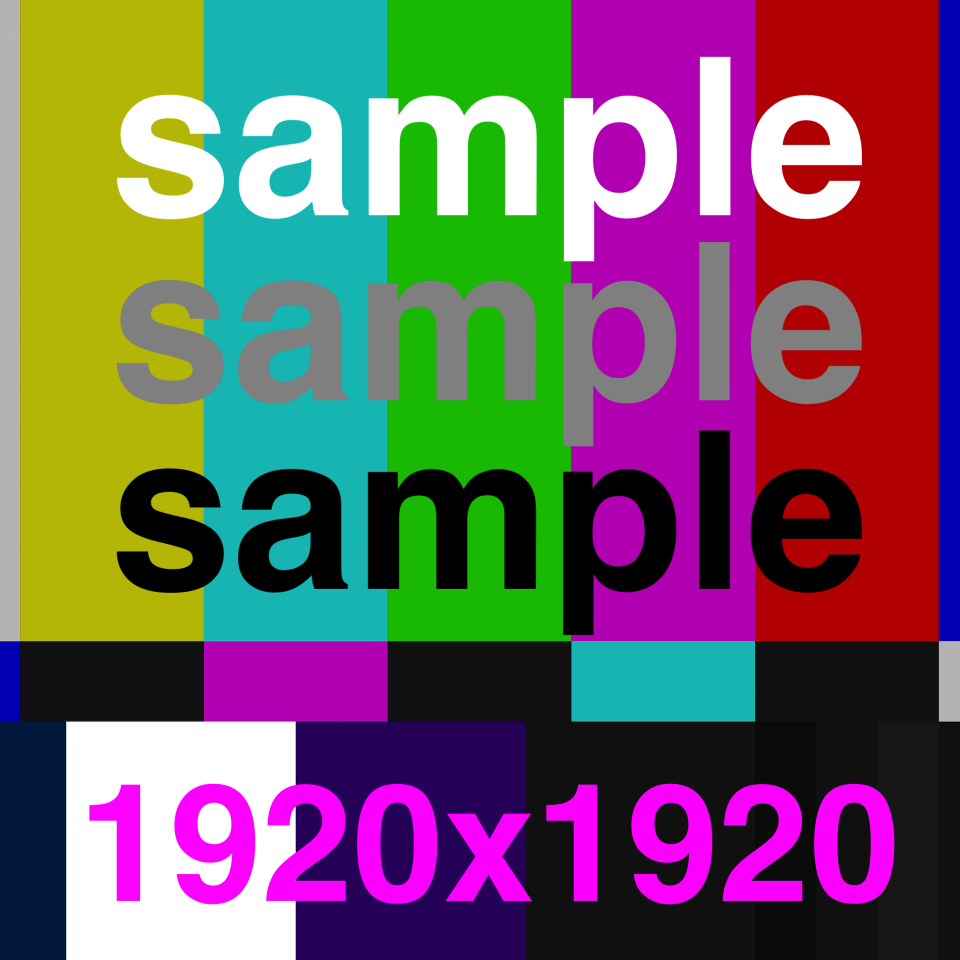
#> input picture sample_images/sample_1920x1920.jpg, 1920 x 1920 px (shown at 1/2 size)
$ python -i image_process.py   (imports and definitions only)
#> lines starting #> are read from the running program, lines starting #| are printed output that depends on the picture; after the words box and inside, x2 and y2 are one past the last pixel; in counts of white or black regions, pixels touching at a corner belong together
#> further down, picture is the input picture: shape (1920, 1920, 3); mean B, G, R 96.6, 94.3, 111.3
#!/usr/bin/env python3
# -*-coding:utf-8-*-

import cv2


class ImageConverter:
    @staticmethod
    def pre_process(im, interpolation=cv2.INTER_AREA):
#> called with interpolation = 3
        fixed_width = 384
        gray = cv2.cvtColor(im, cv2.COLOR_BGR2GRAY) if len(im.shape) == 3 and im.shape[2] != 1 else im
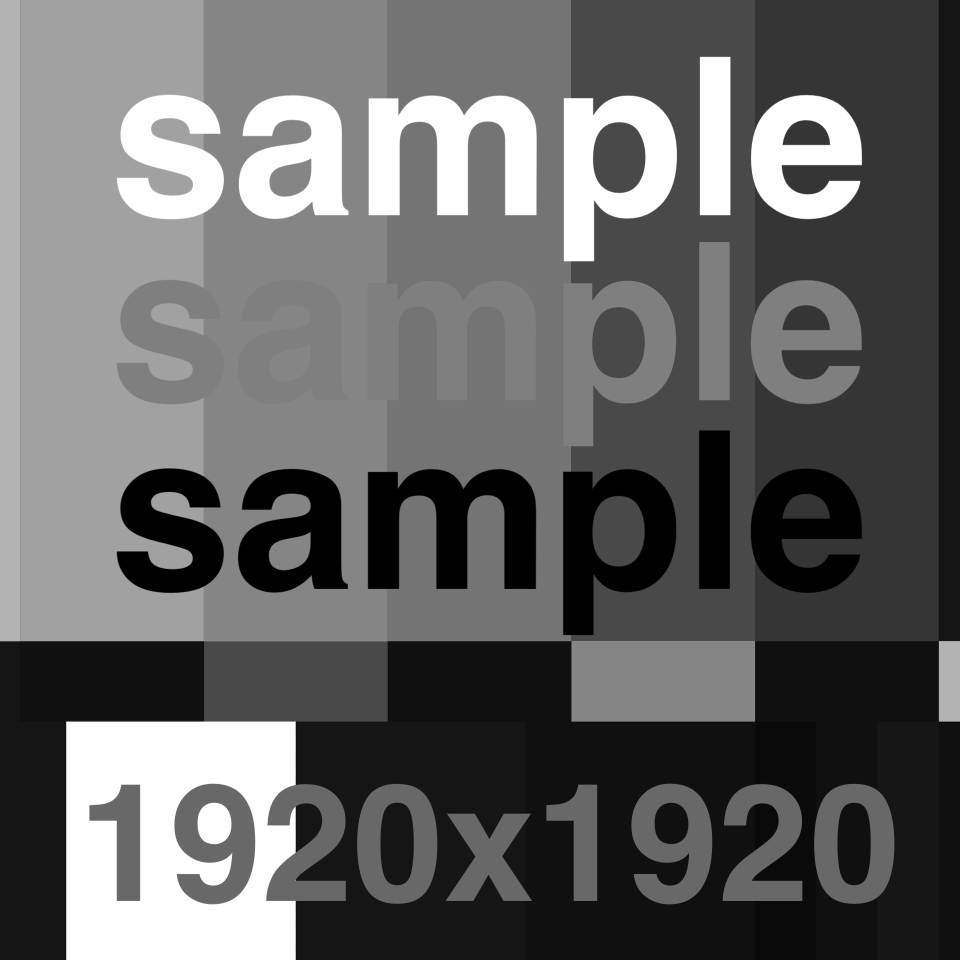
#> gray: shape (1920, 1920) (shown at 1/2 size); min 0, max 255, mean 99.6
        multi = float(fixed_width) / gray.shape[1]
#> multi = 0.2
        dim = (fixed_width, int(gray.shape[0] * multi))
#> dim = (384, 384)
        new_im = cv2.resize(gray, dim, interpolation=interpolation)
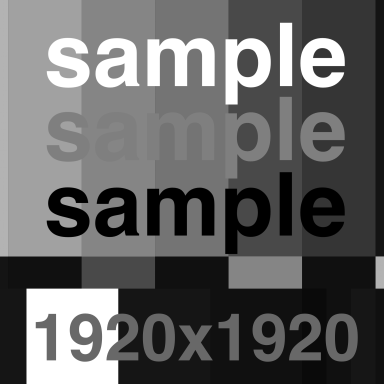
#> new_im: shape (384, 384); min 0, max 255, mean 99.6
        return new_im

    @staticmethod
    def frombits(bits):
        chars = []
        for b in range(int(len(bits) / 8)):
            byte = bits[b * 8:(b + 1) * 8]
            chars.append(chr(int(''.join([str(bit) for bit in byte]), 2)))
        return ''.join(chars)

    @staticmethod
    def im2bmp(im, interpolation=cv2.INTER_AREA):
        im = ImageConverter.pre_process(im, interpolation)
        retval, im_binary = cv2.threshold(im, 127, 255, cv2.THRESH_BINARY)
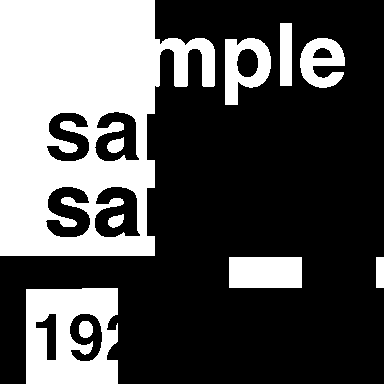
#> im_binary: shape (384, 384); 33.1% white; 10 white regions, largest, box (x1, y1, x2, y2) and area: (0, 0, 215, 256) 34878, (26, 288, 118, 384) 6968, (229, 257, 302, 288) 2263
        ret = ''
        for h in range(im_binary.shape[0]):
            pixels = [im_binary[h, w] for w in range(im_binary.shape[1])]
            binary = list(map(lambda x: 1 if x == 0 else 0, pixels))
            ret += ImageConverter.frombits(binary)
        return ret

    @staticmethod
    def image2bmp(path, interpolation=cv2.INTER_AREA):
        return ImageConverter.im2bmp(cv2.imread(path), interpolation)


class TextConverter:
    @staticmethod
    def text2bmp(text, height=70, pos=(10, 50), font=cv2.FONT_HERSHEY_SIMPLEX, size=2, color=0, thick=2):
        import numpy as np
        blank_image = np.zeros((height, 384), np.uint8)
        blank_image.fill(255)
        img = cv2.putText(blank_image, text, pos, font, size, color, thick)
        return ImageConverter.im2bmp(img)


# [3 lines not run here, left out]

>>> import cv2
>>> picture = cv2.imread('../sample_images/sample_1920x1920.jpg')
>>> result = ImageConverter().im2bmp(picture)

$ run again, on sample_images/sample_240x240.jpg
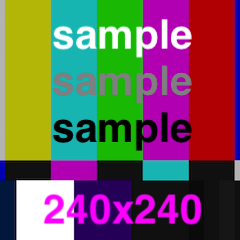
#> input picture sample_images/sample_240x240.jpg, 240 x 240 px
#> picture is the input picture: shape (240, 240, 3); mean B, G, R 90.4, 92.7, 111.9
#> in pre_process, `new_im = cv2.resize(gray, dim, interpolation=interpolation)`:
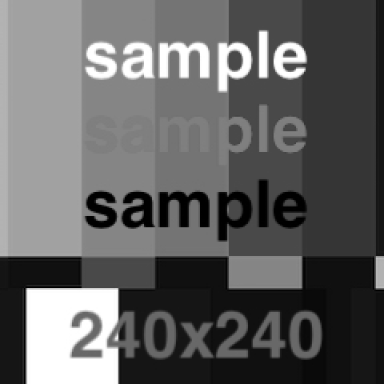
#> new_im: shape (384, 384); min 0, max 255, mean 98.1
#> in im2bmp, `retval, im_binary = cv2.threshold(im, 127, 255, cv2.THRESH_BINARY)`:
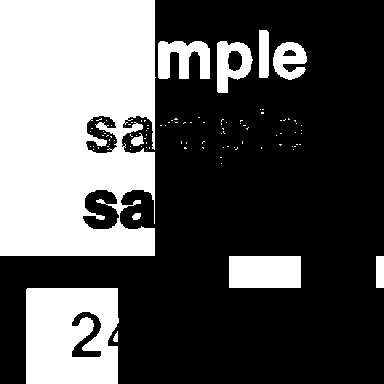
#> im_binary: shape (384, 384); 34.5% white; 99 white regions (88 under 20 px), largest, box (x1, y1, x2, y2) and area: (0, 0, 156, 256) 36044, (26, 288, 119, 384) 8111, (229, 256, 301, 288) 2304
